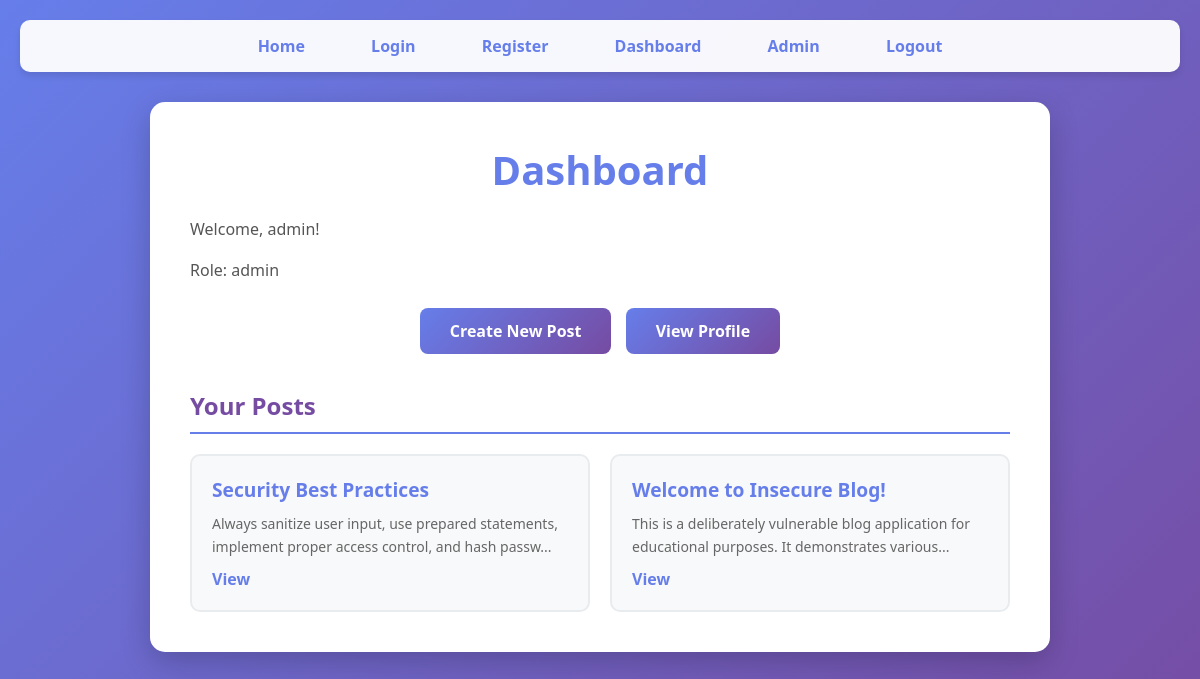
The page /dashboard.php (signed in) on the database as committed earlier.
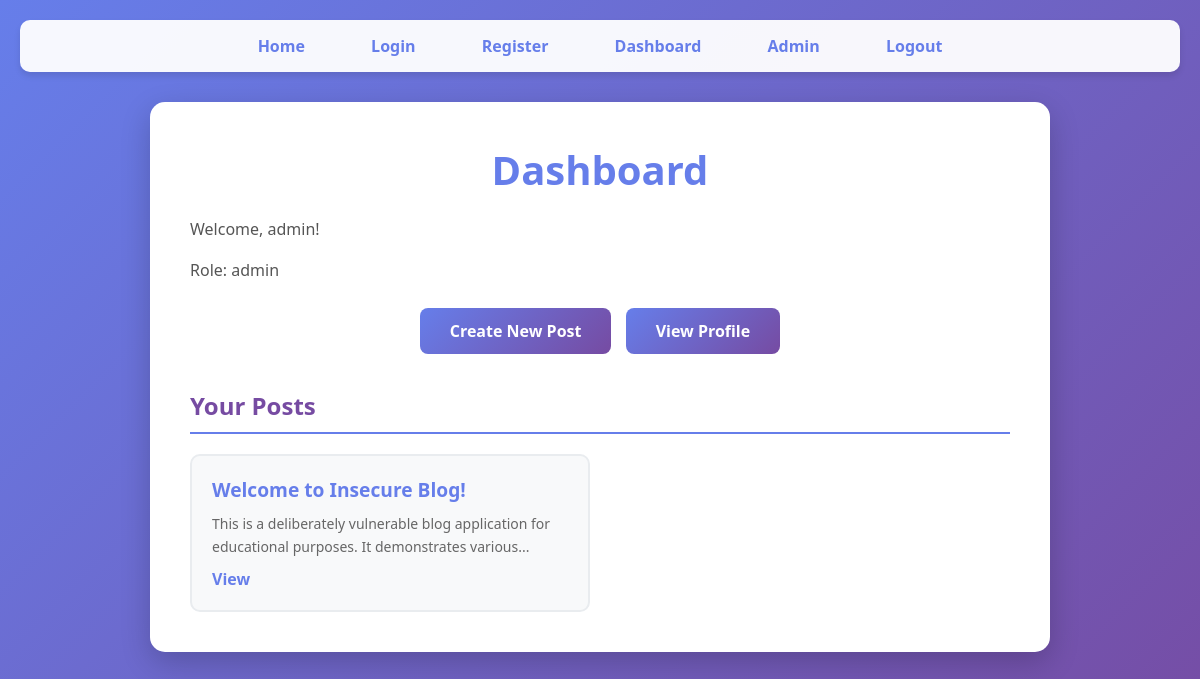
The same page on the database as committed later.
### tables this page shows
CREATE TABLE posts (
    id INT AUTO_INCREMENT PRIMARY KEY,
    user_id INT,
    title VARCHAR(255),
    content TEXT
);

### dashboard.php (the view, shortened to what this page needs)
<?php
require_once 'db.php';
$user_id = $_SESSION['user_id'];
$query = "SELECT posts.*, users.username FROM posts JOIN users ON posts.user_id = users.id WHERE posts.user_id = $user_id ORDER BY posts.id DESC";
$result = mysqli_query($conn, $query);
?>
<!DOCTYPE html>
<html>
<head>
    <link rel="stylesheet" href="css/style.css">
</head>
<body>
    <nav>
        <a href="index.php">Home</a>
        <a href="login.php">Login</a>
        <a href="register.php">Register</a>
        <a href="dashboard.php">Dashboard</a>
        <a href="admin.php">Admin</a>
        <a href="logout.php">Logout</a>
    </nav>
    <div class="container">
        <h1>Dashboard</h1>
        <p>Welcome, <?php echo $_SESSION['username']; ?>!</p>
        <p>Role: <?php echo $_SESSION['role']; ?></p>
        <div class="actions">
            <a href="create_post.php" class="btn">Create New Post</a>
            <a href="profile.php?id=<?php echo $_SESSION['user_id']; ?>" class="btn">View Profile</a>
        </div>
        <h2>Your Posts</h2>
        <div class="posts">
            <?php if ($result && mysqli_num_rows($result) > 0): ?>
                <?php while ($post = mysqli_fetch_assoc($result)): ?>
                    <div class="post-card">
                        <h3><?php echo $post['title']; ?></h3>
                        <p><?php echo substr($post['content'], 0, 100); ?>...</p>
                        <a href="view_post.php?id=<?php echo $post['id']; ?>">View</a>
                    </div>
                <?php endwhile; ?>
            <?php else: ?>
                <p>You haven't created any posts yet.</p>
            <?php endif; ?>
        </div>
    </div>
</body>
</html>

### css/style.css (style rules this page uses)
* { margin: 0; padding: 0; box-sizing: border-box; }
body { font-family: 'Segoe UI', Tahoma, Geneva, Verdana, sans-serif; background: linear-gradient(135deg, #667eea 0%, #764ba2 100%); min-height: 100vh; padding: 20px; }
nav { background: rgba(255, 255, 255, 0.95); padding: 15px 30px; border-radius: 10px; margin-bottom: 30px; box-shadow: 0 4px 6px rgba(0, 0, 0, 0.1); text-align: center; }
nav a { text-decoration: none; color: #667eea; font-weight: 600; margin: 0 15px; padding: 8px 16px; border-radius: 5px; transition: all 0.3s ease; }
.container { max-width: 900px; margin: 0 auto; background: white; padding: 40px; border-radius: 15px; box-shadow: 0 10px 30px rgba(0, 0, 0, 0.2); }
h1 { color: #667eea; margin-bottom: 20px; text-align: center; font-size: 2.5em; }
h2 { color: #764ba2; margin: 30px 0 15px 0; border-bottom: 2px solid #667eea; padding-bottom: 10px; }
h3 { color: #333; margin-bottom: 10px; }
p { line-height: 1.6; color: #555; margin-bottom: 15px; }
button, .btn { background: linear-gradient(135deg, #667eea 0%, #764ba2 100%); color: white; border: none; padding: 12px 30px; border-radius: 8px; font-size: 16px; font-weight: 600; cursor: pointer; transition: transform 0.2s, box-shadow 0.2s; text-decoration: none; display: inline-block; margin: 5px; }
.posts { display: grid; grid-template-columns: repeat(auto-fill, minmax(280px, 1fr)); gap: 20px; margin-top: 20px; }
.post-card { background: #f8f9fa; padding: 20px; border-radius: 10px; border: 2px solid #e9ecef; transition: transform 0.2s, box-shadow 0.2s; }
.post-card h3 { color: #667eea; margin-bottom: 10px; font-size: 1.2em; }
.post-card p { color: #666; font-size: 14px; margin-bottom: 10px; }
.post-card a { color: #667eea; text-decoration: none; font-weight: 600; }
.actions { margin: 20px 0; text-align: center; }
a { color: #667eea; transition: color 0.2s; }

Rows that differ between the two databases and show on the page:
removed posts: title "Security Best Practices", content "Always sanitize user input, use prepared statements, implement proper access control, and hash passw"
